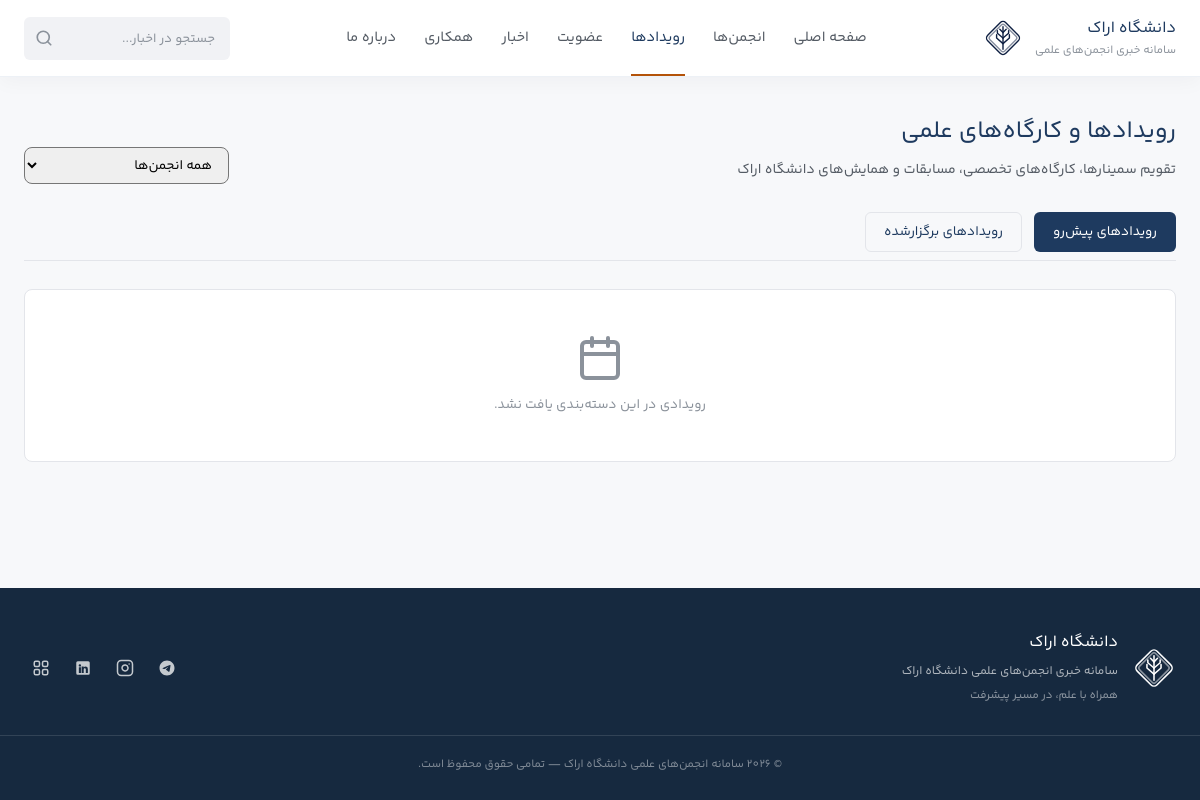
/events.php, run on an earlier commit of the app's database.
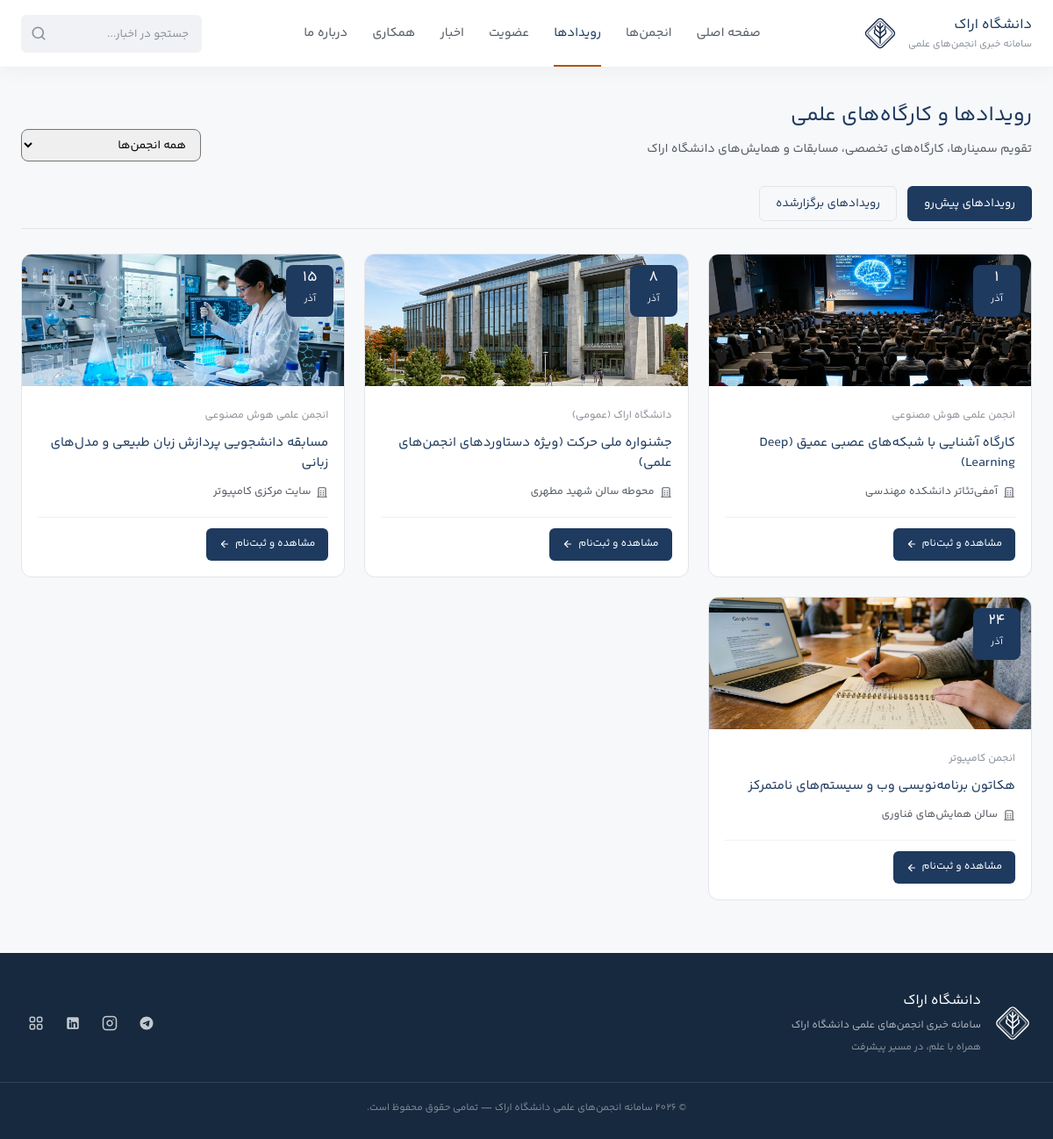
And on a later commit of the database.
### tables this page shows
CREATE TABLE IF NOT EXISTS `events` (
  `id` int(11) NOT NULL AUTO_INCREMENT PRIMARY KEY,
  `association_id` int(11) NOT NULL DEFAULT 0,
  `title` varchar(255) NOT NULL,
  `description` text DEFAULT NULL,
  `location` varchar(255) DEFAULT NULL,
  `starts_at` datetime NOT NULL,
  `ends_at` datetime DEFAULT NULL,
  `image` varchar(255) DEFAULT NULL,
  `form_id` int(11) NOT NULL DEFAULT 0,
  `is_published` tinyint(1) NOT NULL DEFAULT 1,
  `created_at` datetime DEFAULT CURRENT_TIMESTAMP,
  KEY `idx_events_starts` (`starts_at`, `is_published`)
) DEFAULT CHARSET=utf8mb4;

CREATE TABLE IF NOT EXISTS `associations` (
  `id` int(11) NOT NULL AUTO_INCREMENT PRIMARY KEY,
  `name` varchar(255) NOT NULL,
  `description` text,
  `goals` text,
  `icon` varchar(255) DEFAULT NULL,
  `icon_key` varchar(50) DEFAULT 'general',
  `cover_image` varchar(255) DEFAULT NULL,
  `email` varchar(255) DEFAULT NULL,
  `phone` varchar(50) DEFAULT NULL,
  `telegram` varchar(100) DEFAULT NULL,
  `instagram` varchar(100) DEFAULT NULL,
  `linkedin` varchar(100) DEFAULT NULL,
  `website` varchar(255) DEFAULT NULL,
  `address` text,
  `membership_open` tinyint(1) DEFAULT 1
) DEFAULT CHARSET=utf8mb4;

### events.php (the view, shortened to what this page needs)
<?php
$page = 'events';
require_once __DIR__ . '/includes/header.php';
$tab = $_GET['tab'] ?? 'upcoming';
$assocId = (int)($_GET['assoc'] ?? 0);
$where = ["is_published = 1"];
$params = [];
if ($tab === 'past') {
    $where[] = "starts_at < NOW()";
    $orderBy = "starts_at DESC";
} else {
    $tab = 'upcoming';
    $where[] = "starts_at >= NOW()";
    $orderBy = "starts_at ASC";
}
$sql = "SELECT e.*, a.name AS assoc_name
        FROM events e
        LEFT JOIN associations a ON e.association_id = a.id
        WHERE " . implode(' AND ', $where) . "
        ORDER BY $orderBy";
$stmt = $pdo->prepare($sql);
$stmt->execute($params);
$events = $stmt->fetchAll();
?>
<section class="page-container container">
    <div class="page-header-box" style="display:flex; justify-content:space-between; align-items:flex-end; flex-wrap:wrap; gap:16px;">
        <div>
            <h1 class="page-title">رویدادها و کارگاه‌های علمی</h1>
            <p style="font-size:14px; color:var(--text-secondary); margin-top:6px;">تقویم سمینارها، کارگاه‌های تخصصی، مسابقات و همایش‌های دانشگاه اراک</p>
        </div>
        <form method="GET" action="events.php" style="display:flex; gap:10px; align-items:center;">
            <select name="assoc" onchange="this.form.submit()" class="form-control" style="font-size:13.5px; padding:6px 12px; border-radius:var(--radius-md);">
                <option value="0">همه انجمن‌ها</option>
            </select>
        </form>
    </div>
    <div class="events-tabs" style="display:flex; gap:12px; margin-bottom:28px; border-bottom:1px solid var(--border-color); padding-bottom:8px;">
        <a href="events.php?tab=upcoming&assoc=<?= $assocId ?>" class="<?= $tab === 'upcoming' ? 'btn-primary' : 'btn-secondary' ?>" style="font-size:13.5px; padding:6px 18px;">
            رویدادهای پیش‌رو
        </a>
        <a href="events.php?tab=past&assoc=<?= $assocId ?>" class="<?= $tab === 'past' ? 'btn-primary' : 'btn-secondary' ?>" style="font-size:13.5px; padding:6px 18px;">
            رویدادهای برگزارشده
        </a>
    </div>
    <?php if ($events): ?>
        <div class="events-list-grid" style="display:grid; grid-template-columns:repeat(auto-fill, minmax(340px, 1fr)); gap:22px;">
            <?php foreach ($events as $ev):
                $dateObj = strtotime($ev['starts_at']);
                $jalali = gregorian_to_jalali((int)date('Y', $dateObj), (int)date('n', $dateObj), (int)date('j', $dateObj));
                $months = ['','فروردین','اردیبهشت','خرداد','تیر','مرداد','شهریور','مهر','آبان','آذر','دی','بهمن','اسفند'];
                $dayNum = strtr((string)$jalali[2], ['0'=>'۰','1'=>'۱','2'=>'۲','3'=>'۳','4'=>'۴','5'=>'۵','6'=>'۶','7'=>'۷','8'=>'۸','9'=>'۹']);
                $monthName = $months[$jalali[1]];
                $img = !empty($ev['image']) ? getNewsImageUrl($ev['image']) : 'assets/images/news-placeholder1.jpg';
            ?>
                <article class="event-card" style="background:var(--color-surface); border:1px solid var(--border-color); border-radius:var(--radius-lg); overflow:hidden; display:flex; flex-direction:column; transition:border-color 0.15s ease;">
                    <div style="height:150px; position:relative; overflow:hidden;">
                        <img src="<?= e($img) ?>" alt="<?= e($ev['title']) ?>" style="width:100%; height:100%; object-fit:cover;">
                        <div style="position:absolute; top:12px; right:12px; background:var(--color-primary-navy); color:#fff; border-radius:var(--radius-md); padding:6px 12px; text-align:center; min-width:54px;">
                            <span style="font-size:17px; font-weight:700; display:block; line-height:1;"><?= $dayNum ?></span>
                            <span style="font-size:11px; opacity:0.9;"><?= $monthName ?></span>
                        </div>
                    </div>
                    <div style="padding:18px; flex:1; display:flex; flex-direction:column; justify-content:space-between;">
                        <div>
                            <span style="font-size:12px; color:var(--text-muted); font-weight:500;">
                                <?= e($ev['assoc_name'] ?: 'دانشگاه اراک (عمومی)') ?>
                            </span>
                            <h3 style="font-size:15px; font-weight:700; color:var(--color-primary-navy); margin:6px 0 10px; line-height:1.5;">
                                <a href="event.php?id=<?= $ev['id'] ?>"><?= e($ev['title']) ?></a>
                            </h3>
                            <?php if (!empty($ev['location'])): ?>
                                <p style="font-size:12.5px; color:var(--text-secondary); display:flex; align-items:center; gap:6px;">
                                    <?= svgIcon('building', '', 14) ?> <?= e($ev['location']) ?>
                                </p>
                            <?php endif; ?>
                        </div>
                        <div style="margin-top:16px; padding-top:12px; border-top:1px solid var(--border-subtle); display:flex; justify-content:space-between; align-items:center;">
                            <a href="event.php?id=<?= $ev['id'] ?>" class="btn-primary" style="font-size:12px; padding:6px 14px;">
                                مشاهده و ثبت‌نام <?= svgIcon('arrow-left', '', 12) ?>
                            </a>
                        </div>
                    </div>
                </article>
            <?php endforeach; ?>
        </div>
    <?php else: ?>
        <div class="empty-state-box">
            <?= svgIcon('calendar', 'empty-icon', 48) ?>
            <p>رویدادی در این دسته‌بندی یافت نشد.</p>
        </div>
    <?php endif; ?>
</section>
<?php include 'includes/footer.php'; ?>

### includes/header.php (shortened to what this page needs)
<?php
require_once __DIR__ . '/functions.php';
$page = $page ?? '';
$nav = [
    'home'         => ['index.php', 'صفحه اصلی'],
    'associations' => ['associations.php', 'انجمن‌ها'],
    'events'       => ['events.php', 'رویدادها'],
    'membership'   => ['membership.php', 'عضویت'],
    'news'         => ['news.php', 'اخبار'],
    'cooperation'  => ['cooperation.php', 'همکاری'],
    'about'        => ['about.php', 'درباره ما'],
];
?>
<!DOCTYPE html>
<html lang="fa" dir="rtl">
<head>
    <link rel="stylesheet" href="assets/css/style.css?v=<?= file_exists(__DIR__ . '/../assets/css/style.css') ? filemtime(__DIR__ . '/../assets/css/style.css') : '3.0' ?>">
</head>
<body>
<header class="main-header" id="mainHeader">
    <div class="container header-flex">
        <a href="index.php" class="logo-box">
            <div class="logo-text">
                <span class="logo-title">دانشگاه اراک</span>
                <span class="logo-sub">سامانه خبری انجمن‌های علمی</span>
            </div>
            <div class="logo-icon-wrap">
                <img src="assets/images/logo.svg" alt="دانشگاه اراک" class="logo-img">
            </div>
        </a>
        <nav class="main-nav" id="mainNav">
            <ul class="nav-list">
                <?php foreach ($nav as $key => $item): ?>
                    <li class="nav-item">
                        <a href="<?= $item[0] ?>" class="nav-link <?= $page === $key ? 'active' : '' ?>">
                            <?= $item[1] ?>
                        </a>
                    </li>
                <?php endforeach; ?>
            </ul>
        </nav>
        <div class="header-actions">
            <form class="search-box" action="news.php" method="get">
                <input type="text" name="q" placeholder="جستجو در اخبار..." value="<?= e($_GET['q'] ?? '') ?>" aria-label="جستجو در اخبار">
                <button type="submit" class="search-btn" aria-label="جستجو">
                    <?= svgIcon('search', '', 18) ?>
                </button>
            </form>
        </div>
    </div>
</header>

### includes/functions.php (shortened to what this page needs)
<?php
function e($s) { return htmlspecialchars((string)$s, ENT_QUOTES, 'UTF-8'); }
function gregorian_to_jalali($gy, $gm, $gd) {
    $g_d_m = [0,31,59,90,120,151,181,212,243,273,304,334];
    $gy2 = ($gm > 2) ? ($gy + 1) : $gy;
    $days = 355666 + (365 * $gy) + ((int)(($gy2 + 3) / 4)) - ((int)(($gy2 + 99) / 100)) + ((int)(($gy2 + 399) / 400)) + $gd + $g_d_m[$gm - 1];
    $jy = -1595 + (33 * ((int)($days / 12053)));
    $days %= 12053;
    $jy += 4 * ((int)($days / 1461));
    $days %= 1461;
    if ($days > 365) { $jy += (int)(($days - 1) / 365); $days = ($days - 1) % 365; }
    if ($days < 186) { $jm = 1 + (int)($days / 31); $jd = 1 + ($days % 31); }
    else { $jm = 7 + (int)(($days - 186) / 30); $jd = 1 + (($days - 186) % 30); }
    return [$jy, $jm, $jd];
}
function svgIcon($name, $class = '', $size = null) {
    $szAttr = $size ? 'width="' . (int)$size . '" height="' . (int)$size . '"' : '';
    $cls = $class ? ' class="svg-icon ' . e($class) . '"' : ' class="svg-icon"';
    switch ($name) {
        case 'search':
            return '<svg ' . $cls . ' ' . $szAttr . ' viewBox="0 0 24 24" fill="none" stroke="currentColor" stroke-width="2.2" stroke-linecap="round" stroke-linejoin="round"><circle cx="11" cy="11" r="8"/><line x1="21" y1="21" x2="16.65" y2="16.65"/></svg>';
        case 'calendar':
            return '<svg ' . $cls . ' ' . $szAttr . ' viewBox="0 0 24 24" fill="none" stroke="currentColor" stroke-width="2" stroke-linecap="round" stroke-linejoin="round"><rect x="3" y="4" width="18" height="18" rx="2" ry="2"/><line x1="16" y1="2" x2="16" y2="6"/><line x1="8" y1="2" x2="8" y2="6"/><line x1="3" y1="10" x2="21" y2="10"/></svg>';
        case 'arrow-left':
            return '<svg ' . $cls . ' ' . $szAttr . ' viewBox="0 0 24 24" fill="none" stroke="currentColor" stroke-width="2.2" stroke-linecap="round" stroke-linejoin="round"><line x1="19" y1="12" x2="5" y2="12"/><polyline points="12 19 5 12 12 5"/></svg>';
        case 'building':
        case 'association':
            return '<svg ' . $cls . ' ' . $szAttr . ' viewBox="0 0 24 24" fill="none" stroke="currentColor" stroke-width="2" stroke-linecap="round" stroke-linejoin="round"><path d="M3 21h18M5 21V5a2 2 0 0 1 2-2h10a2 2 0 0 1 2 2v16M9 9h1M9 13h1M9 17h1M14 9h1M14 13h1M14 17h1"/></svg>';
        case 'close':
            return '<svg ' . $cls . ' ' . $szAttr . ' viewBox="0 0 24 24" fill="none" stroke="currentColor" stroke-width="2.5" stroke-linecap="round" stroke-linejoin="round"><line x1="18" y1="6" x2="6" y2="18"/><line x1="6" y1="6" x2="18" y2="18"/></svg>';
        case 'menu':
            return '<svg ' . $cls . ' ' . $szAttr . ' viewBox="0 0 24 24" fill="none" stroke="currentColor" stroke-width="2.2" stroke-linecap="round" stroke-linejoin="round"><line x1="3" y1="12" x2="21" y2="12"/><line x1="3" y1="6" x2="21" y2="6"/><line x1="3" y1="18" x2="21" y2="18"/></svg>';
        case 'telegram':
            return '<svg ' . $cls . ' ' . $szAttr . ' viewBox="0 0 24 24" fill="currentColor"><path d="M12 2C6.48 2 2 6.48 2 12s4.48 10 10 10 10-4.48 10-10S17.52 2 12 2zm4.64 6.8c-.15 1.58-.8 5.42-1.13 7.19-.14.75-.42 1-.68 1.03-.58.05-1.02-.38-1.58-.75-.88-.58-1.38-.94-2.23-1.5-.99-.65-.35-1.01.22-1.59.15-.15 2.71-2.48 2.76-2.69a.2.2 0 0 0-.05-.18c-.06-.05-.14-.03-.21-.02-.09.02-1.49.95-4.22 2.79-.4.27-.76.41-1.08.4-.36-.01-1.04-.2-1.55-.37-.63-.2-1.12-.31-1.08-.66.02-.18.27-.36.74-.55 2.92-1.27 4.86-2.11 5.83-2.51 2.78-1.16 3.35-1.36 3.73-1.36.08 0 .27.02.39.12.1.08.13.19.14.27-.01.06.01.24 0 .37z"/></svg>';
        case 'instagram':
            return '<svg ' . $cls . ' ' . $szAttr . ' viewBox="0 0 24 24" fill="none" stroke="currentColor" stroke-width="2" stroke-linecap="round" stroke-linejoin="round"><rect x="2" y="2" width="20" height="20" rx="5" ry="5"/><path d="M16 11.37A4 4 0 1 1 12.63 8 4 4 0 0 1 16 11.37z"/><line x1="17.5" y1="6.5" x2="17.51" y2="6.5"/></svg>';
        case 'linkedin':
            return '<svg ' . $cls . ' ' . $szAttr . ' viewBox="0 0 24 24" fill="currentColor"><path d="M19 3a2 2 0 0 1 2 2v14a2 2 0 0 1-2 2H5a2 2 0 0 1-2-2V5a2 2 0 0 1 2-2h14m-.5 15.5v-5.3a3.26 3.26 0 0 0-3.26-3.26c-.85 0-1.84.52-2.28 1.3v-1.11h-2.79v8.37h2.79v-4.93c0-.77.62-1.4 1.39-1.4a1.4 1.4 0 0 1 1.4 1.4v4.93h2.75M6.46 10.9v7.6h2.8v-7.6h-2.8M7.86 6.88a1.63 1.63 0 1 0 0 3.26a1.63 1.63 0 0 0 0-3.26z"/></svg>';
        case 'grid':
        case 'portal':
            return '<svg ' . $cls . ' ' . $szAttr . ' viewBox="0 0 24 24" fill="none" stroke="currentColor" stroke-width="2" stroke-linecap="round" stroke-linejoin="round"><rect x="3" y="3" width="7" height="7" rx="2"/><rect x="14" y="3" width="7" height="7" rx="2"/><rect x="14" y="14" width="7" height="7" rx="2"/><rect x="3" y="14" width="7" height="7" rx="2"/></svg>';
    }
}
function getNewsImageUrl($img) {
    if (!empty($img)) {
        if (file_exists(__DIR__ . '/../uploads/news/' . $img)) {
            return 'uploads/news/' . e($img);
        }
        if (file_exists(__DIR__ . '/../assets/images/' . $img)) {
            return 'assets/images/' . e($img);
        }
    }
    return 'assets/images/news-placeholder1.jpg';
}
?>

### includes/footer.php (shortened to what this page needs)
<footer class="main-footer">
    <div class="footer-inner">
        <div class="container footer-flex">
            <div class="footer-brand">
                <div class="footer-logo-wrap">
                    <img src="assets/images/logo-white.svg" alt="دانشگاه اراک" class="footer-logo">
                    <div class="footer-brand-text">
                        <h3 class="footer-title">دانشگاه اراک</h3>
                        <p class="footer-tagline">سامانه خبری انجمن‌های علمی دانشگاه اراک</p>
                        <span class="footer-slogan">همراه با علم، در مسیر پیشرفت</span>
                    </div>
                </div>
            </div>
            <div class="footer-actions">
                <div class="footer-social-links">
                    <a href="https://t.me" target="_blank" rel="noopener noreferrer" class="social-circle" aria-label="کانال تلگرام">
                        <?= svgIcon('telegram', '', 18) ?>
                    </a>
                    <a href="https://instagram.com" target="_blank" rel="noopener noreferrer" class="social-circle" aria-label="صفحه اینستاگرام">
                        <?= svgIcon('instagram', '', 18) ?>
                    </a>
                    <a href="https://linkedin.com" target="_blank" rel="noopener noreferrer" class="social-circle" aria-label="صفحه لینکدین">
                        <?= svgIcon('linkedin', '', 18) ?>
                    </a>
                    <a href="https://araku.ac.ir" target="_blank" rel="noopener noreferrer" class="social-circle" aria-label="پورتال دانشگاه اراک">
                        <?= svgIcon('grid', '', 18) ?>
                    </a>
                </div>
            </div>
        </div>
        <div class="footer-bottom">
            <div class="container">
                <p>© <?= date('Y') ?> سامانه انجمن‌های علمی دانشگاه اراک — تمامی حقوق محفوظ است.</p>
            </div>
        </div>
    </div>
</footer>
</body>
</html>

What changed in the data, as far as the page shows it:
added events: image (picture), starts_at "۱", starts_at "آذر", association.name "انجمن علمی هوش مصنوعی", title "کارگاه آشنایی با شبکه‌های عصبی عمیق (Deep Learning)", location "آمفی‌تئاتر دانشکده مهندسی"
added events: image (picture), starts_at "۸", starts_at "آذر", assoc_name "دانشگاه اراک (عمومی)", title "جشنواره ملی حرکت (ویژه دستاوردهای انجمن‌های علمی)", location "محوطه سالن شهید مطهری"
added events: image (picture), starts_at "۱۵", starts_at "آذر", association.name "انجمن علمی هوش مصنوعی", title "مسابقه دانشجویی پردازش زبان طبیعی و مدل‌های زبانی", location "سایت مرکزی کامپیوتر"
added events: image (picture), starts_at "۲۴", starts_at "آذر", association.name "انجمن کامپیوتر", title "هکاتون برنامه‌نویسی وب و سیستم‌های نامتمرکز", location "سالن همایش‌های فناوری"
Also different on the page:
text no longer shown: "رویدادی در این دسته‌بندی یافت نشد."
